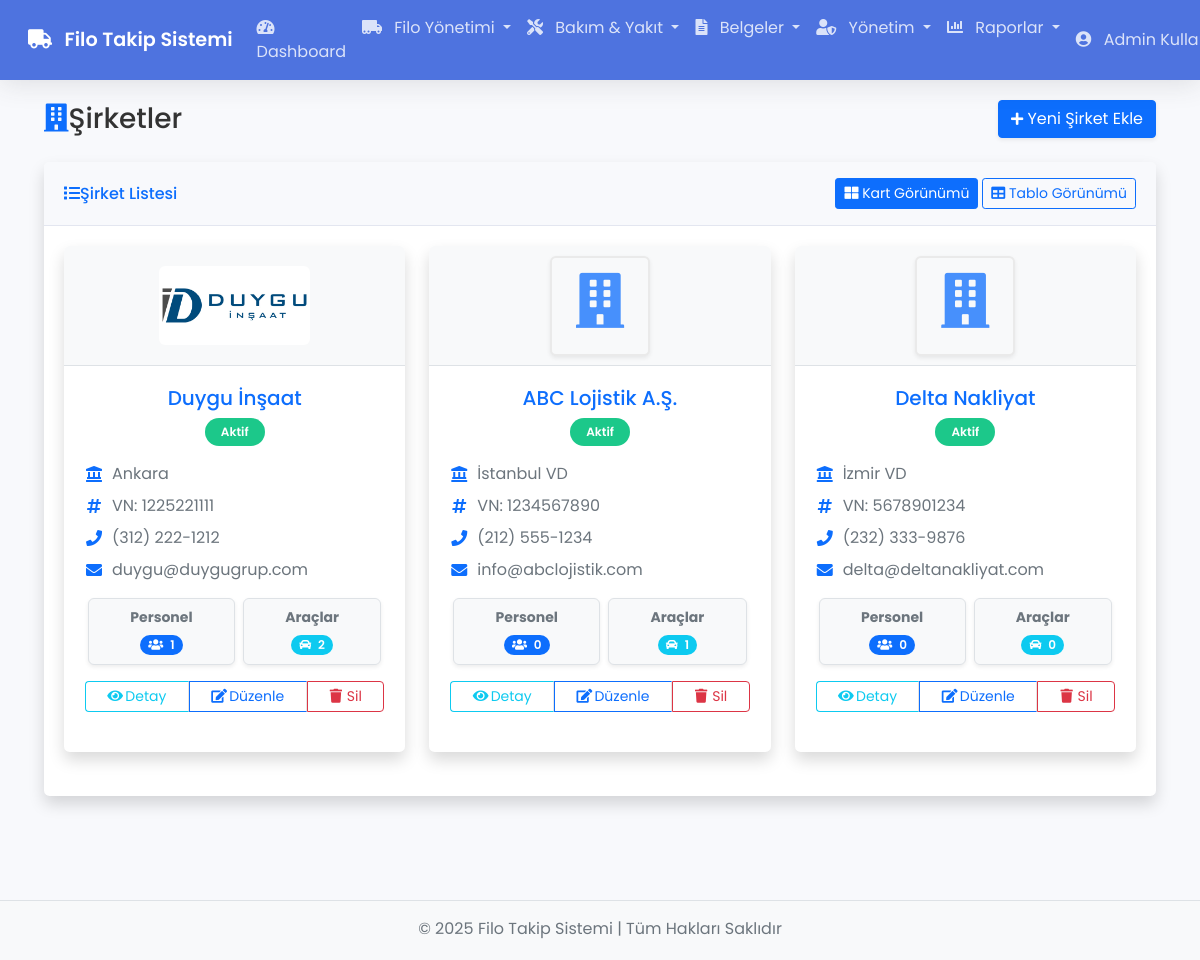
The app's page /companies (signed in) with its own data.
### tables this page shows
CREATE TABLE `companies` (
  `id` int(11) NOT NULL,
  `company_name` varchar(200) NOT NULL,
  `tax_office` varchar(100) DEFAULT NULL,
  `tax_number` varchar(20) NOT NULL,
  `address` text DEFAULT NULL,
  `phone` varchar(20) DEFAULT NULL,
  `email` varchar(100) DEFAULT NULL,
  `logo_url` varchar(255) DEFAULT NULL,
  `status` enum('Aktif','Pasif') NOT NULL DEFAULT 'Aktif',
  `created_at` timestamp NOT NULL DEFAULT current_timestamp(),
  `updated_at` timestamp NOT NULL DEFAULT current_timestamp() ON UPDATE current_timestamp()
);

### app/controllers/Companies.php (called while the page is built, shortened)
<?php
class Companies extends Controller {
    private $companyModel;
    public function __construct() {
        $this->companyModel = $this->model('Company');
    }
    public function index() {
        $companies = $this->companyModel->getAllCompanies();
        $data = [
            'companies' => $companies
        ];
        $this->view('companies/index', $data);
    }
}

### app/core/App.php (called while the page is built, shortened)
<?php
class App {
    protected $currentMethod = 'index';
    public function __construct() {
        $url = $this->getUrl();
        if(isset($url[0]) && file_exists('app/controllers/' . ucwords($url[0]) . '.php')) {
            unset($url[0]);
        }
        $this->currentController = new $this->currentController;
        $this->params = $url ? array_values($url) : [];
        try {
            call_user_func_array([$this->currentController, $this->currentMethod], $this->params);
        } catch (ArgumentCountError $e) {
            error_log('Parametre hatası: ' . $e->getMessage());
            $this->show404();
        } catch (Error $e) {
            error_log('Uygulama hatası: ' . $e->getMessage());
            include 'app/views/errors/500.php';
        } catch (Exception $e) {
            error_log('Uygulama istisnası: ' . $e->getMessage());
            include 'app/views/errors/500.php';
        }
    }
    public function getUrl() {
        if(isset($_GET['url'])) {
            $url = rtrim($_GET['url'], '/');
            $url = filter_var($url, FILTER_SANITIZE_URL);
            $url = explode('/', $url);
            return $url;
        }
        return [];
    }
}

### index.php (called while the page is built, shortened)
<?php
require_once 'app/core/App.php';
require_once 'app/core/Controller.php';
require_once 'app/core/Database.php';
$app = new App;

### app/core/Database.php (called while the page is built, shortened)
<?php
class Database {
    private $host = DB_HOST;
    private $user = DB_USER;
    private $pass = DB_PASS;
    private $dbname = DB_NAME;
    private $dbh;
    private $stmt;
    public function __construct() {
        $dsn = 'mysql:host=' . $this->host . ';dbname=' . $this->dbname . ';charset=utf8';
        $options = array(
            PDO::ATTR_PERSISTENT => true,
            PDO::ATTR_ERRMODE => PDO::ERRMODE_EXCEPTION,
            PDO::ATTR_DEFAULT_FETCH_MODE => PDO::FETCH_OBJ,
            PDO::ATTR_EMULATE_PREPARES => false
        );
        try {
            $this->dbh = new PDO($dsn, $this->user, $this->pass, $options);
        } catch(PDOException $e) {
            $this->error = $e->getMessage();
            echo $this->error;
        }
    }
    public function query($sql) {
        $this->stmt = $this->dbh->prepare($sql);
    }
    public function execute() {
        return $this->stmt->execute();
    }
    public function resultSet() {
        $this->execute();
        return $this->stmt->fetchAll();
    }
}

### app/models/Company.php (called while the page is built, shortened)
<?php
class Company {
    private $db;
    public function __construct() {
        $this->db = new Database;
    }
    public function getAllCompanies() {
        $this->db->query('
            SELECT
                c.*,
                (SELECT COUNT(*) FROM drivers WHERE company_id = c.id) as driver_count,
                (SELECT COUNT(*) FROM vehicles WHERE company_id = c.id) as vehicle_count
            FROM
                companies c
            ORDER BY
                c.created_at DESC
        ');
        return $this->db->resultSet();
    }
}

### app/views/companies/index.php (the view, shortened to what this page needs)
<?php require APPROOT . '/views/inc/header.php'; ?>
<div class="container-fluid">
    <div class="d-sm-flex align-items-center justify-content-between mb-4">
        <h1 class="h3 mb-0 text-gray-800">
            <i class="fas fa-building text-primary mr-2"></i>Şirketler
        </h1>
        <a href="<?php echo URLROOT; ?>/companies/add" class="btn btn-primary shadow-sm">
            <i class="fas fa-plus fa-sm mr-2"></i> Yeni Şirket Ekle
        </a>
    </div>
    <div class="row">
        <div class="col-12">
            <div class="card shadow mb-4">
                <div class="card-header py-3 d-flex align-items-center justify-content-between">
                    <h6 class="m-0 font-weight-bold text-primary">
                        <i class="fas fa-list mr-2"></i>Şirket Listesi
                    </h6>
                    <div>
                        <button id="btnKartGorunum" class="btn btn-sm btn-outline-primary mr-2 active">
                            <i class="fas fa-th-large mr-1"></i> Kart Görünümü
                        </button>
                        <button id="btnTabloGorunum" class="btn btn-sm btn-outline-primary">
                            <i class="fas fa-table mr-1"></i> Tablo Görünümü
                        </button>
                    </div>
                </div>
                <div class="card-body">
                    <div id="kartGorunum" class="row">
                        <?php if(empty($data['companies'])): ?>
                            <div class="col-12 text-center py-5">
                                <i class="fas fa-info-circle fa-3x text-info mb-3"></i>
                                <h5>Henüz şirket kaydı bulunmamaktadır.</h5>
                                <p>Yeni bir şirket eklemek için "Yeni Şirket Ekle" butonunu kullanabilirsiniz.</p>
                            </div>
                        <?php else: ?>
                            <?php foreach ($data['companies'] as $company): ?>
                            <div class="col-lg-4 col-md-6 mb-4">
                                <div class="card h-100 shadow company-card transition-all border-<?php echo $company->status === 'Aktif' ? 'success' : 'danger'; ?>">
                                    <div class="card-img-top text-center bg-light p-3 border-bottom">
                                        <?php if (!empty($company->logo_url)): ?>
                                            <img src="<?php echo URLROOT . '/' . htmlspecialchars($company->logo_url); ?>"
                                                 alt="Logo" class="company-logo img-fluid rounded company-logo-img"
                                                 style="max-height: 90px; max-width: 200px;">
                                        <?php else: ?>
                                            <div class="company-logo-placeholder d-inline-flex align-items-center justify-content-center rounded shadow-sm">
                                                <i class="fas fa-building fa-3x text-primary opacity-75"></i>
                                            </div>
                                        <?php endif; ?>
                                    </div>
                                    <div class="card-body">
                                        <div class="text-center mb-3">
                                            <h5 class="card-title font-weight-bold text-primary mb-0">
                                                <?php echo htmlspecialchars($company->company_name); ?>
                                            </h5>
                                            <span class="badge badge-pill px-3 py-2 mt-2 badge-<?php echo $company->status === 'Aktif' ? 'success' : 'danger'; ?>">
                                                <?php echo htmlspecialchars($company->status); ?>
                                            </span>
                                        </div>
                                        <div class="company-details mb-3">
                                            <div class="d-flex align-items-center mb-2">
                                                <i class="fas fa-landmark text-primary fa-fw me-2"></i>
                                                <span class="text-muted">
                                                    <?php echo htmlspecialchars($company->tax_office); ?>
                                                </span>
                                            </div>
                                            <div class="d-flex align-items-center mb-2">
                                                <i class="fas fa-hashtag text-primary fa-fw me-2"></i>
                                                <span class="text-muted">
                                                    VN: <?php echo htmlspecialchars($company->tax_number); ?>
                                                </span>
                                            </div>
                                            <div class="d-flex align-items-center mb-2">
                                                <i class="fas fa-phone text-primary fa-fw me-2"></i>
                                                <span class="text-muted">
                                                    <?php echo htmlspecialchars($company->phone ?? '-'); ?>
                                                </span>
                                            </div>
                                            <div class="d-flex align-items-center">
                                                <i class="fas fa-envelope text-primary fa-fw me-2"></i>
                                                <span class="text-muted text-truncate">
                                                    <?php echo htmlspecialchars($company->email ?? '-'); ?>
                                                </span>
                                            </div>
                                        </div>
                                        <div class="d-flex justify-content-between text-center mb-3">
                                            <div class="border rounded p-2 flex-fill mx-1 shadow-sm bg-light">
                                                <small class="d-block text-muted fw-bold">Personel</small>
                                                <div class="mt-1">
                                                    <span class="badge bg-primary text-white px-2 py-1 rounded-pill">
                                                        <i class="fas fa-users me-1"></i> <?php echo $company->driver_count; ?>
                                                    </span>
                                                </div>
                                            </div>
                                            <div class="border rounded p-2 flex-fill mx-1 shadow-sm bg-light">
                                                <small class="d-block text-muted fw-bold">Araçlar</small>
                                                <div class="mt-1">
                                                    <span class="badge bg-info text-white px-2 py-1 rounded-pill">
                                                        <i class="fas fa-car me-1"></i> <?php echo $company->vehicle_count; ?>
                                                    </span>
                                                </div>
                                            </div>
                                        </div>
                                        <div class="text-center mt-3">
                                            <div class="btn-group w-100" role="group">
                                                <a href="<?php echo URLROOT; ?>/companies/show/<?php echo $company->id; ?>"
                                                   class="btn btn-sm btn-outline-info" data-bs-toggle="tooltip" title="Detay">
                                                    <i class="fas fa-eye me-1"></i><span class="d-none d-md-inline">Detay</span>
                                                </a>
                                                <a href="<?php echo URLROOT; ?>/companies/edit/<?php echo $company->id; ?>"
                                                   class="btn btn-sm btn-outline-primary" data-bs-toggle="tooltip" title="Düzenle">
                                                    <i class="fas fa-edit me-1"></i><span class="d-none d-md-inline">Düzenle</span>
                                                </a>
                                                <a href="javascript:void(0);"
                                                   onclick="silmeOnayi('<?php echo $company->id; ?>', '<?php echo htmlspecialchars($company->company_name); ?>');"
                                                   class="btn btn-sm btn-outline-danger" data-bs-toggle="tooltip" title="Sil">
                                                    <i class="fas fa-trash me-1"></i><span class="d-none d-md-inline">Sil</span>
                                                </a>
                                            </div>
                                        </div>
                                    </div>
                                </div>
                            </div>
                            <?php endforeach; ?>
                        <?php endif; ?>
                    </div>
                </div>
            </div>
        </div>
    </div>
</div>
<?php require APPROOT . '/views/inc/footer.php'; ?>

### records on screen
companies: logo_url (picture), company_name "Duygu İnşaat", status "Aktif", tax_office "Ankara", tax_number "1225221111", phone "(312) 222-1212", email "duygu@duygugrup.com", driver_count "1", vehicle_count "2"
companies: company_name "ABC Lojistik A.Ş.", status "Aktif", tax_office "İstanbul VD", tax_number "1234567890", phone "(212) 555-1234", email "info@abclojistik.com", driver_count "0", vehicle_count "1"
companies: company_name "Delta Nakliyat", status "Aktif", tax_office "İzmir VD", tax_number "5678901234", phone "(232) 333-9876", email "delta@deltanakliyat.com", driver_count "0", vehicle_count "0"

### other values on screen
SITENAME "Filo Takip Sistemi"
$_SESSION['user_name'] "Admin…"
